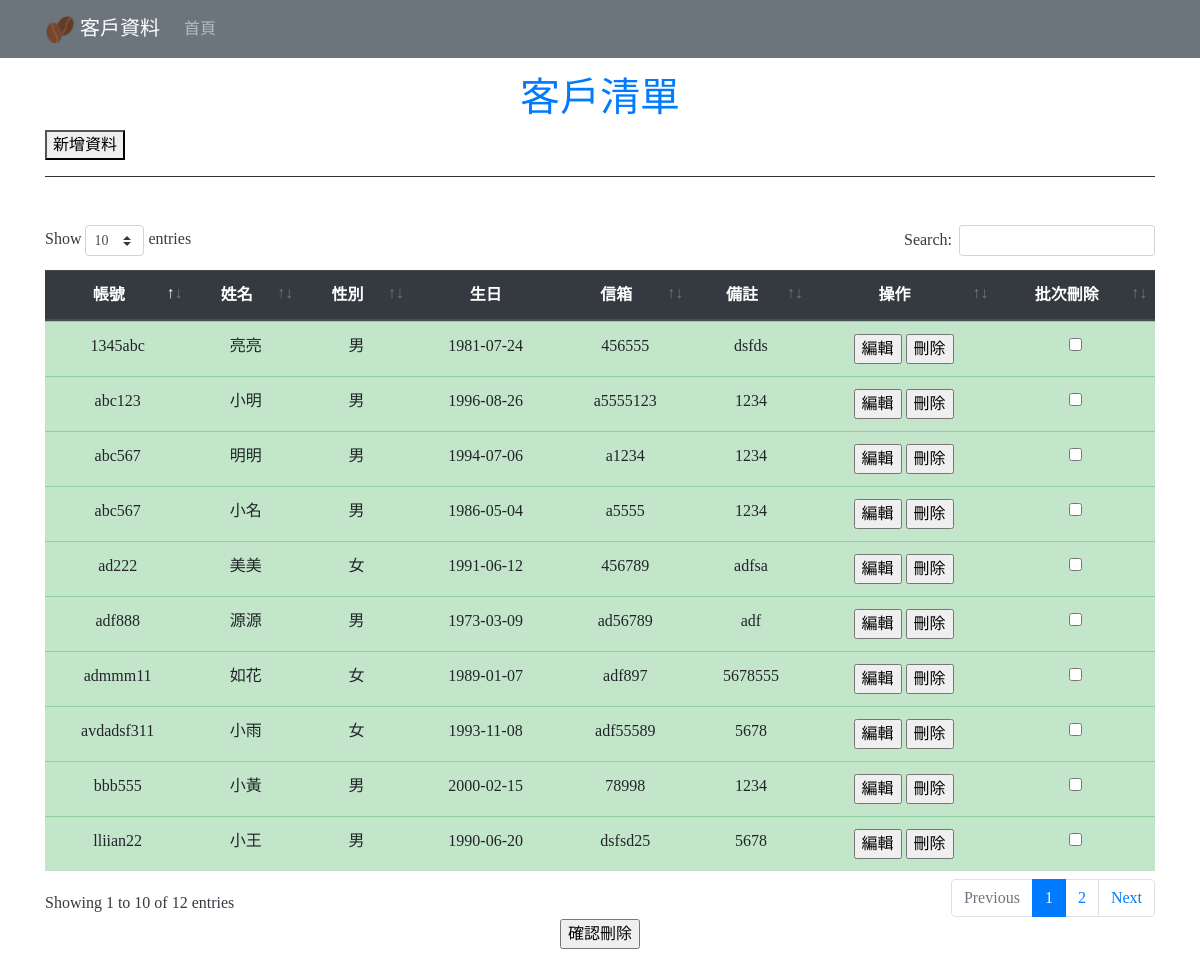
The page / on the database its author committed.
### tables this page shows
CREATE TABLE `account_info` (
  `id` int(10) UNSIGNED NOT NULL,
  `acc` varchar(256) NOT NULL,
  `gender` varchar(5) NOT NULL,
  `name` varchar(256) DEFAULT NULL,
  `birthday` date DEFAULT NULL,
  `email` varchar(256) NOT NULL,
  `text` text NOT NULL
);

### base.php (called while the page is built, shortened)
<?php
    $dsn="mysql:host=localhost;charset=utf8;dbname=account";
    $pdo=new PDO($dsn,"root","");
    function all($table,...$arg){
        global $pdo;
        $sql="select * from $table ";
        return $pdo->query($sql)->fetchAll();
    }
?>

### index.php (the view, shortened to what this page needs)
<!DOCTYPE html>
<html lang="en">
<head>
    <link rel="stylesheet" href="./css/bootstrap.min.css">
    <link rel="stylesheet" href="./css/css.css">
    <link rel="stylesheet" href="./css/dataTables.bootstrap4.min.css">
</head>
<body>
    <?php include_once "base.php"; ?>
    <nav class="navbar navbar-expand-lg navbar-dark bg-secondary">
        <div class="container">
            <a class="navbar-brand" href="#">
                <img src="./img/coffee-beans.png" width="30" heigh="30" class="d-inline-block">
                客戶資料
            </a>
            <div class="collapse navbar-collapse" id="navbarSupportedContent">
                <ul class="navbar-nav mr-auto">
                    <li class="nav-item">
                        <a class="nav-link" href="index.php">
                            <i class="fas fa-home"></i>首頁
                        </a>
                    </li>
                </ul>
            </div>
        </div>
    </nav>
    <div class="container" id="content">
        <div class="row">
            <div class="col-12 my-3">
                <h1 class="text-center text-primary">客戶清單</h1>
                <button class="addData">新增資料</button>
                <hr class="bg-dark">
            </div>
            <div class="text-dark col-12 my-3">
                <form action="./api/qdel.php" method="post">
                    <table class="table table-hover table-success" id="table">
                        <thead class="thead-dark">
                            <tr>
                                <th class="ct">帳號</th>
                                <th class="ct">姓名</th>
                                <th class="ct">性別</th>
                                <th class="ct">生日</th>
                                <th class="ct">信箱</th>
                                <th class="ct">備註</th>
                                <th class="ct">操作</th>
                                <th class="ct">批次刪除</th>
                            </tr>
                        </thead>
                        <tbody>
                            <?php
                            $row = all("account_info");
                            foreach ($row as $r) {
                            ?>
                                <tr>
                                    <td class='ct'><?= $r['acc']; ?></td>
                                    <td class='ct'><?= $r['name']; ?></td>
                                    <td class='ct'><?= ($r['gender'] == 1) ? "男" : "女"; ?></td>
                                    <td class='ct'><?= $r['birthday']; ?></td>
                                    <td class='ct'><?= $r['email']; ?></td>
                                    <td class='ct'><?= $r['text']; ?></td>
                                    <td class='ct'>
                                        <input type="button" value="編輯" class="editBtn" data-edit="<?= $r['id']; ?>">
                                        <input type="button" value="刪除" onclick="del('account_info',<?= $r['id']; ?>)">
                                    </td>
                                    <td class='ct'>
                                        <input type="checkbox" name="del[]" value="<?= $r['id']; ?>">
                                    </td>
                                </tr>
                            <?php
                            }
                            ?>
                        </tbody>
                    </table>
                    <div class="ct">
                        <input type="submit" value="確認刪除">
                    </div>
                </form>
            </div>
        </div>
    </div>
</body>
</html>

### css/css.css (style rules this page uses)
body { font-family: "微軟正黑體"; }
.ct { text-align: center; }

### rows shown on the page
account_info: acc "adf888", name "源源", gender "男", birthday "1973-03-09", email "ad56789", text "adf"
account_info: acc "abc123", name "小明", gender "男", birthday "1996-08-26", email "a5555123", text "1234"
account_info: acc "abc567", name "明明", gender "男", birthday "1994-07-06", email "a1234", text "1234"
account_info: acc "avdadsf311", name "小雨", gender "女", birthday "1993-11-08", email "adf55589", text "5678"
account_info: acc "bbb555", name "小黃", gender "男", birthday "2000-02-15", email "78998", text "1234"
account_info: acc "admmm11", name "如花", gender "女", birthday "1989-01-07", email "adf897", text "5678555"
account_info: acc "abc567", name "小名", gender "男", birthday "1986-05-04", email "a5555", text "1234"
account_info: acc "ad222", name "美美", gender "女", birthday "1991-06-12", email "456789", text "adfsa"
account_info: acc "lliian22", name "小王", gender "男", birthday "1990-06-20", email "dsfsd25", text "5678"
account_info: acc "1345abc", name "亮亮", gender "男", birthday "1981-07-24", email "456555", text "dsfds"
